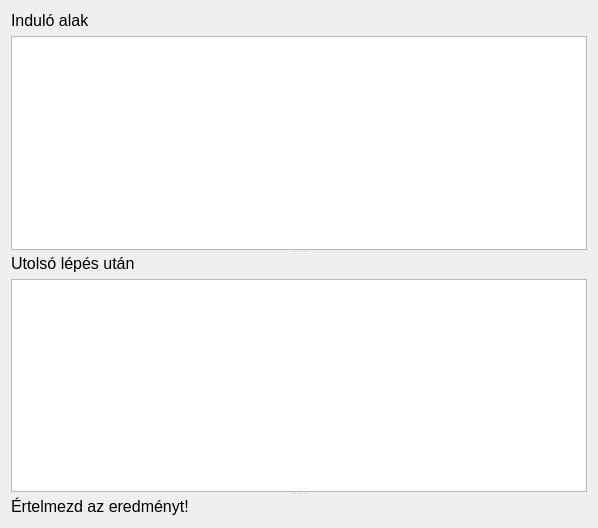
<?xml version="1.0" encoding="UTF-8"?>
<ui version="4.0">
 <class>result_reporter_dialog</class>
 <widget class="QDialog" name="result_reporter_dialog">
  <property name="geometry">
   <rect>
    <x>0</x>
    <y>0</y>
    <width>598</width>
    <height>528</height>
   </rect>
  </property>
  <property name="windowTitle">
   <string>Eredményjelentés</string>
  </property>
  <layout class="QVBoxLayout" name="verticalLayout_3">
   <item>
    <widget class="QSplitter" name="splitter_2">
     <property name="orientation">
      <enum>Qt::Vertical</enum>
     </property>
     <widget class="QSplitter" name="splitter">
      <property name="orientation">
       <enum>Qt::Vertical</enum>
      </property>
      <widget class="QWidget" name="layoutWidget">
       <layout class="QVBoxLayout" name="verticalLayout">
        <item>
         <widget class="QLabel" name="label_indulo">
          <property name="font">
           <font>
            <pointsize>12</pointsize>
           </font>
          </property>
          <property name="text">
           <string>Induló alak</string>
          </property>
         </widget>
        </item>
        <item>
         <widget class="QTableView" name="indulo_alak">
          <property name="font">
           <font>
            <pointsize>12</pointsize>
           </font>
          </property>
          <property name="editTriggers">
           <set>QAbstractItemView::NoEditTriggers</set>
          </property>
         </widget>
        </item>
       </layout>
      </widget>
      <widget class="QWidget" name="layoutWidget1">
       <layout class="QVBoxLayout" name="verticalLayout_2">
        <item>
         <widget class="QLabel" name="utolso_lepes">
          <property name="font">
           <font>
            <pointsize>12</pointsize>
           </font>
          </property>
          <property name="text">
           <string>Utolsó lépés után</string>
          </property>
         </widget>
        </item>
        <item>
         <widget class="QTableView" name="utolso_lepes_utan">
          <property name="font">
           <font>
            <pointsize>12</pointsize>
           </font>
          </property>
          <property name="editTriggers">
           <set>QAbstractItemView::NoEditTriggers</set>
          </property>
         </widget>
        </item>
       </layout>
      </widget>
     </widget>
     <widget class="QLabel" name="szoveges_eredmeny">
      <property name="font">
       <font>
        <pointsize>12</pointsize>
       </font>
      </property>
      <property name="text">
       <string>Értelmezd az eredményt!</string>
      </property>
     </widget>
    </widget>
   </item>
  </layout>
 </widget>
 <resources/>
 <connections/>
</ui>
